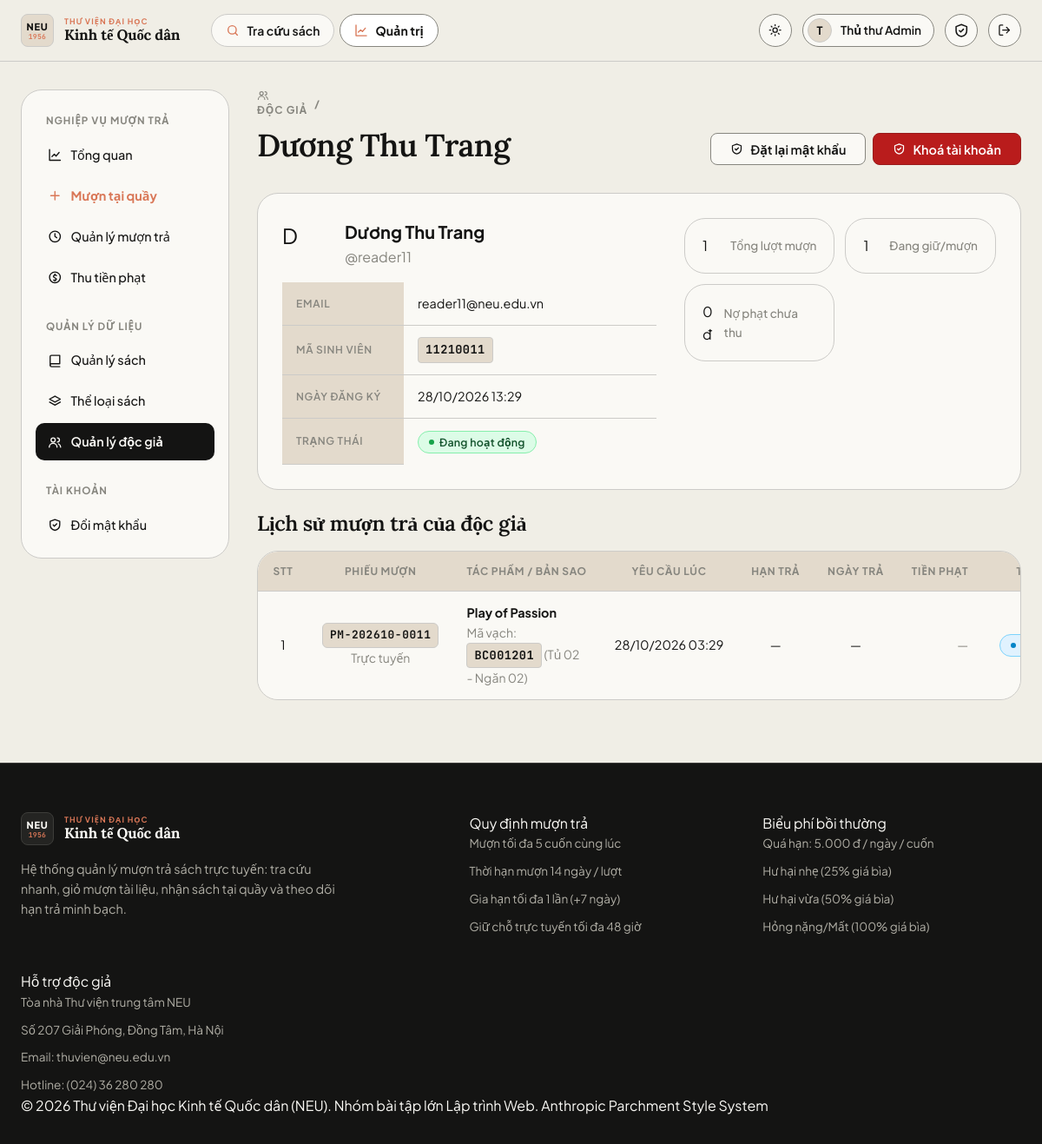
/admin/users/12 (signed in), run on the app's committed database.
### app/models.py (models this page shows, shortened)
class User(UserMixin, db.Model):
    id = db.Column(db.Integer, primary_key=True)
    username = db.Column(db.String(50), unique=True, nullable=False, index=True)
    email = db.Column(db.String(120), unique=True, nullable=False)
    full_name = db.Column(db.String(100), nullable=False)
    student_code = db.Column(db.String(30))
    password_hash = db.Column(db.String(255), nullable=False)
    role = db.Column(db.String(20), nullable=False, default=ROLE_READER)
    active = db.Column(db.Boolean, nullable=False, default=True)
    created_at = db.Column(db.DateTime, default=datetime.now)
    loans = db.relationship("Loan", foreign_keys="Loan.user_id", back_populates="user")
    loan_slips = db.relationship("LoanSlip", foreign_keys="LoanSlip.user_id", back_populates="user")
    cart_items = db.relationship("CartItem", back_populates="user", cascade="all, delete-orphan")
    @property
    def is_active(self):
        return self.active
    @property
    def is_admin(self):
        return self.role == ROLE_ADMIN

class Loan(db.Model):
    id = db.Column(db.Integer, primary_key=True)
    slip_id = db.Column(db.Integer, db.ForeignKey("loan_slip.id"), nullable=True, index=True)
    user_id = db.Column(db.Integer, db.ForeignKey("user.id"), nullable=False, index=True)
    book_id = db.Column(db.Integer, db.ForeignKey("book.id"), nullable=False, index=True)
    copy_id = db.Column(db.Integer, db.ForeignKey("book_copy.id"), nullable=True, index=True)
    status = db.Column(db.String(20), nullable=False, default=LOAN_PENDING, index=True)
    requested_at = db.Column(db.DateTime, default=datetime.now)
    approved_at = db.Column(db.DateTime)
    pickup_deadline = db.Column(db.DateTime)
    borrowed_at = db.Column(db.DateTime)
    due_date = db.Column(db.Date)
    returned_at = db.Column(db.DateTime)
    renew_count = db.Column(db.Integer, default=0)
    fine_overdue = db.Column(db.Integer, default=0)  # Phạt quá hạn
    fine_damage = db.Column(db.Integer, default=0)   # Phạt hư hỏng / mất sách
    damage_percent = db.Column(db.Integer, default=0)# 0%, 25%, 50%, 75%, 100%
    fine_amount = db.Column(db.Integer, default=0)   # Tổng tiền phạt = overdue + damage
    fine_paid = db.Column(db.Boolean, default=False)
    note = db.Column(db.String(255))
    processed_by = db.Column(db.Integer, db.ForeignKey("user.id"))
    slip = db.relationship("LoanSlip", back_populates="items")
    user = db.relationship("User", foreign_keys=[user_id], back_populates="loans")
    book = db.relationship("Book", back_populates="loans")
    copy = db.relationship("BookCopy", back_populates="loans")
    processor = db.relationship("User", foreign_keys=[processed_by])
    @property
    def is_pickup_expired(self):
        return self.status == LOAN_READY and self.pickup_deadline and datetime.now() > self.pickup_deadline
    @property
    def is_overdue(self):
        return self.status == LOAN_BORROWING and self.due_date and date.today() > self.due_date
    @property
    def status_label(self):
        if self.is_pickup_expired:
            return ("Quá hạn lấy", "danger")
        if self.is_overdue:
            return ("Quá hạn", "danger")
        return STATUS_LABELS.get(self.status, (self.status, "secondary"))

class LoanSlip(db.Model):
    id = db.Column(db.Integer, primary_key=True)
    code = db.Column(db.String(32), unique=True, nullable=False, index=True) # Mã phiếu: "PM-20261028-0001"
    user_id = db.Column(db.Integer, db.ForeignKey("user.id"), nullable=False, index=True)
    slip_type = db.Column(db.String(20), nullable=False, default=SLIP_TYPE_ONLINE) # online / direct
    status = db.Column(db.String(20), nullable=False, default=LOAN_PENDING, index=True)
    created_at = db.Column(db.DateTime, default=datetime.now)
    approved_at = db.Column(db.DateTime)
    pickup_deadline = db.Column(db.DateTime)    # Hạn nhận sách (48h sau approved_at)
    borrowed_at = db.Column(db.DateTime)        # Lúc nhận sách thực tế
    due_date = db.Column(db.Date)               # Hạn trả (14 ngày sau borrowed_at)
    completed_at = db.Column(db.DateTime)
    processed_by = db.Column(db.Integer, db.ForeignKey("user.id"))
    note = db.Column(db.String(255))
    user = db.relationship("User", foreign_keys=[user_id], back_populates="loan_slips")
    processor = db.relationship("User", foreign_keys=[processed_by])
    items = db.relationship("Loan", back_populates="slip", cascade="all, delete-orphan")

class Book(db.Model):
    id = db.Column(db.Integer, primary_key=True)
    title = db.Column(db.String(200), nullable=False, index=True)
    author = db.Column(db.String(120), nullable=False)
    isbn = db.Column(db.String(20))
    publisher = db.Column(db.String(120))
    year = db.Column(db.Integer)
    description = db.Column(db.Text)
    cover_url = db.Column(db.String(500))          # URL ảnh bìa
    location = db.Column(db.String(50))            # Vị trí kệ, vd: "Kệ CNTT - Ngăn 03"
    price = db.Column(db.Integer, nullable=False, default=100000) # Giá bìa sách (dùng tính tiền đền bù/phạt)
    is_active = db.Column(db.Boolean, nullable=False, default=True) # Còn lưu hành không
    total_copies = db.Column(db.Integer, nullable=False, default=1)
    available_copies = db.Column(db.Integer, nullable=False, default=1)
    category_id = db.Column(db.Integer, db.ForeignKey("category.id"))
    category = db.relationship("Category", back_populates="books")
    copies = db.relationship("BookCopy", back_populates="book", cascade="all, delete-orphan")
    loans = db.relationship("Loan", back_populates="book")
    cart_items = db.relationship("CartItem", back_populates="book", cascade="all, delete-orphan")

class BookCopy(db.Model):
    id = db.Column(db.Integer, primary_key=True)
    book_id = db.Column(db.Integer, db.ForeignKey("book.id"), nullable=False, index=True)
    barcode = db.Column(db.String(40), unique=True, nullable=False, index=True) # vd: "BC100234"
    location = db.Column(db.String(50))                                         # vd: "Kệ 02 - Ngăn 04"
    status = db.Column(db.String(20), nullable=False, default=COPY_AVAILABLE, index=True)
    condition = db.Column(db.String(50), default="Tốt")                         # "Mới", "Tốt", "Cũ", "Rách bìa"...
    note = db.Column(db.String(255))
    created_at = db.Column(db.DateTime, default=datetime.now)
    book = db.relationship("Book", back_populates="copies")
    loans = db.relationship("Loan", back_populates="copy")

### app/blueprints/admin.py (the view)
@bp.route("/users/<int:user_id>")
@admin_required
def user_detail(user_id):
    user = User.query.get_or_404(user_id)
    if user.is_admin:
        abort(403)
    loans = Loan.query.filter_by(user_id=user.id).order_by(Loan.requested_at.desc()).all()
    unpaid = sum(l.fine_amount for l in loans if l.fine_amount and not l.fine_paid)
    return render_template("admin/user_detail.html", user=user, loans=loans, unpaid=unpaid)

### app/templates/admin/user_detail.html (shortened to what this page needs)
{% extends "admin/_layout.html" %}
{% from "macros.html" import csrf, icon, status_badge, empty %}
{% block admin_content %}
<div class="page-head" data-reveal>
  <div>
    <span class="eyebrow">
      <a href="{{ url_for('admin.users') }}">{{ icon('users') }} Độc giả</a> /
    </span>
    <h1 class="mt-1">{{ user.full_name }}</h1>
  </div>
  <div class="row-actions">
    <button type="button" class="btn btn-ghost" id="btn-open-reset-pwd">
      {{ icon('shield') }} Đặt lại mật khẩu
    </button>
    <form method="post" action="{{ url_for('admin.user_toggle', user_id=user.id) }}"
      {% if user.active %}data-confirm="Xác nhận khóa tài khoản độc giả @{{ user.username }}? Độc giả này sẽ tạm thời không thể đăng nhập hoặc gửi yêu cầu mượn sách."{% endif %}>
      <button class="btn {{ 'btn-danger' if user.active else 'btn-success' }}">
        {{ icon('shield') }} {{ 'Khoá tài khoản' if user.active else 'Mở khoá' }}
      </button>
    </form>
  </div>
</div>
<div class="card card-pad mb-3" data-reveal>
  <div class="user-detail-grid">
    <div>
      <div class="flex items-center gap-2 mb-2">
        <span class="avatar" style="width:3.5rem;height:3.5rem;font-size:1.5rem">{{ user.full_name[:1]|upper }}</span>
        <div>
          <div style="font-size:1.25rem;font-weight:700">{{ user.full_name }}</div>
          <div class="muted">@{{ user.username }}</div>
        </div>
      </div>
      <table class="table table-sm user-info-table">
        <tr><th>Email</th><td>{{ user.email }}</td></tr>
        <tr><th>Mã sinh viên</th><td><span class="code-tag">{{ user.student_code or '—' }}</span></td></tr>
        <tr><th>Ngày đăng ký</th><td>{{ user.created_at|dt }}</td></tr>
        <tr><th>Trạng thái</th><td>
          {% if user.active %}
            <span class="badge badge-success">Đang hoạt động</span>
          {% else %}
            <span class="badge badge-danger">Đang bị khoá</span>
          {% endif %}
        </td></tr>
      </table>
    </div>
    <div>
      <div class="user-stat-grid">
        <div class="card stat-card">
          <div class="stat-num" data-count="{{ loans|length }}">{{ loans|length }}</div>
          <div class="stat-label">Tổng lượt mượn</div>
        </div>
        <div class="card stat-card">
          {% set cur_b = loans|selectattr('status','in',['borrowing','ready_for_pickup'])|list|length %}
          <div class="stat-num" data-count="{{ cur_b }}">{{ cur_b }}</div>
          <div class="stat-label">Đang giữ/mượn</div>
        </div>
        <div class="card stat-card {{ 'tone-danger' if unpaid > 0 }}">
          <div class="stat-num">{{ unpaid|vnd }}</div>
          <div class="stat-label">Nợ phạt chưa thu</div>
        </div>
      </div>
    </div>
  </div>
</div>
<h2 class="mt-3 mb-2" data-reveal>Lịch sử mượn trả của độc giả</h2>
{% if loans %}
<div class="table-wrap" data-reveal>
  <table class="table">
    <thead>
      <tr>
        <th class="col-stt text-center">STT</th>
        <th class="col-slip text-center">Phiếu mượn</th>
        <th>Tác phẩm / Bản sao</th>
        <th class="col-date text-center">Yêu cầu lúc</th>
        <th class="col-date text-center">Hạn trả</th>
        <th class="col-date text-center">Ngày trả</th>
        <th class="col-amount text-right">Tiền phạt</th>
        <th class="col-status text-center">Trạng thái</th>
      </tr>
    </thead>
    <tbody>
    {% for l in loans %}
    <tr>
      <td class="col-stt text-center muted">{{ loop.index }}</td>
      <td class="col-slip text-center">
        {% if l.slip %}
          <span class="barcode-badge">{{ l.slip.code }}</span>
          <div class="small muted">{{ 'Trực tuyến' if l.slip.slip_type == 'online' else 'Tại quầy' }}</div>
        {% else %}
          <span class="muted">—</span>
        {% endif %}
      </td>
      <td>
        <b>{{ l.book.title }}</b>
        {% if l.copy %}
          <div class="small muted">Mã vạch: <span class="code-tag font-mono">{{ l.copy.barcode }}</span> ({{ l.copy.location or 'Kho' }})</div>
        {% else %}
          <div class="small muted">Chưa gán bản sao</div>
        {% endif %}
      </td>
      <td class="col-date text-center">{{ l.requested_at|dt }}</td>
      <td class="col-date text-center">
        <span class="text-nowrap">{{ l.due_date.strftime('%d/%m/%Y') if l.due_date else '—' }}</span>
      </td>
      <td class="col-date text-center"><span class="text-nowrap">{{ l.returned_at|dt if l.returned_at else '—' }}</span></td>
      <td class="col-amount text-right">
        {% if l.fine_amount %}
          <b class="text-nowrap" style="color:var(--{{ 'success' if l.fine_paid else 'danger' }})">{{ l.fine_amount|vnd }}</b>
          <div class="small text-nowrap">{{ 'Đã thu' if l.fine_paid else 'Chưa nộp' }}</div>
        {% else %}
          <span class="muted">—</span>
        {% endif %}
      </td>
      <td class="col-status text-center">{{ status_badge(l) }}</td>
    </tr>
    {% endfor %}
    </tbody>
  </table>
</div>
{% else %}
<div class="card empty-card">{{ empty('📚', 'Chưa có lịch sử mượn', 'Độc giả này chưa phát sinh lượt mượn sách nào trong hệ thống.') }}</div>
{% endif %}
{% endblock %}

### app/templates/macros.html (shortened to what this page needs)
{% macro icon(name) %}<svg class="icon" viewBox="0 0 24 24" aria-hidden="true">{{ _icons[name]|safe }}</svg>{% endmacro %}
{% macro status_badge(loan) %}
  {% set label, tone = loan.status_label %}
  <span class="badge badge-{{ tone }}">{{ label }}</span>
{% endmacro %}

### app/templates/base.html (shortened to what this page needs)
{% from "macros.html" import icon %}
<!doctype html>
<html lang="vi">
<head>
  <link rel="stylesheet" href="{{ url_for('static', filename='css/style.css') }}">
</head>
<body>
<header class="navbar">
  <div class="container nav-inner">
    <a class="brand" href="{{ url_for('main.index') }}" aria-label="Trang chủ Thư viện NEU">
      <span class="brand-monogram">
        <span class="mono-code">NEU</span>
        <span class="mono-year">1956</span>
      </span>
      <span class="brand-text">
        <span class="brand-sub">Thư viện đại học</span>
        <span class="brand-main">Kinh tế Quốc dân</span>
      </span>
    </a>
    <nav class="nav-links" id="nav-links">
      <a class="nav-link {{ 'active' if request.endpoint in ('main.index','main.book_detail') }}" href="{{ url_for('main.index') }}">{{ icon('search') }} Tra cứu sách</a>
      {% if current_user.is_authenticated and current_user.is_admin %}
      <a class="nav-link {{ 'active' if request.blueprint == 'admin' }}" href="{{ url_for('admin.dashboard') }}">{{ icon('chart') }} Quản trị</a>
      {% endif %}
    </nav>
    <div class="nav-actions">
      <button class="icon-btn theme-toggle" type="button" aria-label="Đổi giao diện sáng/tối">
        <span class="sun">{{ icon('sun') }}</span><span class="moon">{{ icon('moon') }}</span>
      </button>
      {% if current_user.is_authenticated %}
        <div class="user-chip"><span class="avatar">{{ current_user.full_name[:1]|upper }}</span><span class="name">{{ current_user.full_name }}</span></div>
        <a class="icon-btn" href="{{ url_for('auth.change_password') }}" aria-label="Đổi mật khẩu" title="Đổi mật khẩu">{{ icon('shield') }}</a>
        <form method="post" action="{{ url_for('auth.logout') }}">
          <button class="icon-btn" aria-label="Đăng xuất" title="Đăng xuất">{{ icon('logout') }}</button>
        </form>
      {% else %}
        <a class="btn btn-ghost btn-sm" href="{{ url_for('auth.login') }}">Đăng nhập</a>
        <a class="btn btn-primary btn-sm" href="{{ url_for('auth.register') }}">Đăng ký</a>
      {% endif %}
    </div>
  </div>
</header>
<main id="main-content">
  <div class="container">{% block content %}{% endblock %}</div>
</main>
<footer class="footer">
  <div class="container">
    <div class="footer-grid">
      <div>
        <a class="brand" href="{{ url_for('main.index') }}" aria-label="Trang chủ Thư viện NEU">
          <span class="brand-monogram">
            <span class="mono-code">NEU</span>
            <span class="mono-year">1956</span>
          </span>
          <span class="brand-text">
            <span class="brand-sub">Thư viện đại học</span>
            <span class="brand-main">Kinh tế Quốc dân</span>
          </span>
        </a>
        <p class="muted mt-2" style="max-width:380px">Hệ thống quản lý mượn trả sách trực tuyến: tra cứu nhanh, giỏ mượn tài liệu, nhận sách tại quầy và theo dõi hạn trả minh bạch.</p>
      </div>
      <div>
        <div class="footer-col-title">Quy định mượn trả</div>
        <ul class="footer-links">
          <li>Mượn tối đa 5 cuốn cùng lúc</li>
          <li>Thời hạn mượn 14 ngày / lượt</li>
          <li>Gia hạn tối đa 1 lần (+7 ngày)</li>
          <li>Giữ chỗ trực tuyến tối đa 48 giờ</li>
        </ul>
      </div>
      <div>
        <div class="footer-col-title">Biểu phí bồi thường</div>
        <ul class="footer-links">
          <li>Quá hạn: 5.000 đ / ngày / cuốn</li>
          <li>Hư hại nhẹ (25% giá bìa)</li>
          <li>Hư hại vừa (50% giá bìa)</li>
          <li>Hỏng nặng/Mất (100% giá bìa)</li>
        </ul>
      </div>
      <div>
        <div class="footer-col-title">Hỗ trợ độc giả</div>
        <ul class="footer-links">
          <li>Tòa nhà Thư viện trung tâm NEU</li>
          <li>Số 207 Giải Phóng, Đồng Tâm, Hà Nội</li>
          <li>Email: thuvien@neu.edu.vn</li>
          <li>Hotline: (024) 36 280 280</li>
        </ul>
      </div>
    </div>
    <div class="footer-bottom">
      <span>© 2026 Thư viện Đại học Kinh tế Quốc dân (NEU). Nhóm bài tập lớn Lập trình Web.</span>
      <span class="footer-author">Anthropic Parchment Style System</span>
    </div>
  </div>
</footer>
</body>
</html>

### data on the page
User: full_name "T", full_name "Thủ thư Admin"
User: full_name "Dương Thu Trang", active "Khoá tài khoản", full_name "D", username "reader11", email "reader11@neu.edu.vn", student_code "11210011", created_at|dt "28/10/2026 13:29"
Loan: slip.code "PM-202610-0011", book "Play of Passion", copy.barcode "BC001201", copy "Tủ 02 - Ngăn 02", requested_at|dt "28/10/2026 03:29", due_date "—", returned_at|dt "—"
LoanSlip: slip_type "Trực tuyến"

### other printed values
{{ loans|length }} "1"
{{ cur_b }} "1"
{{ unpaid|vnd }} "0 đ"
